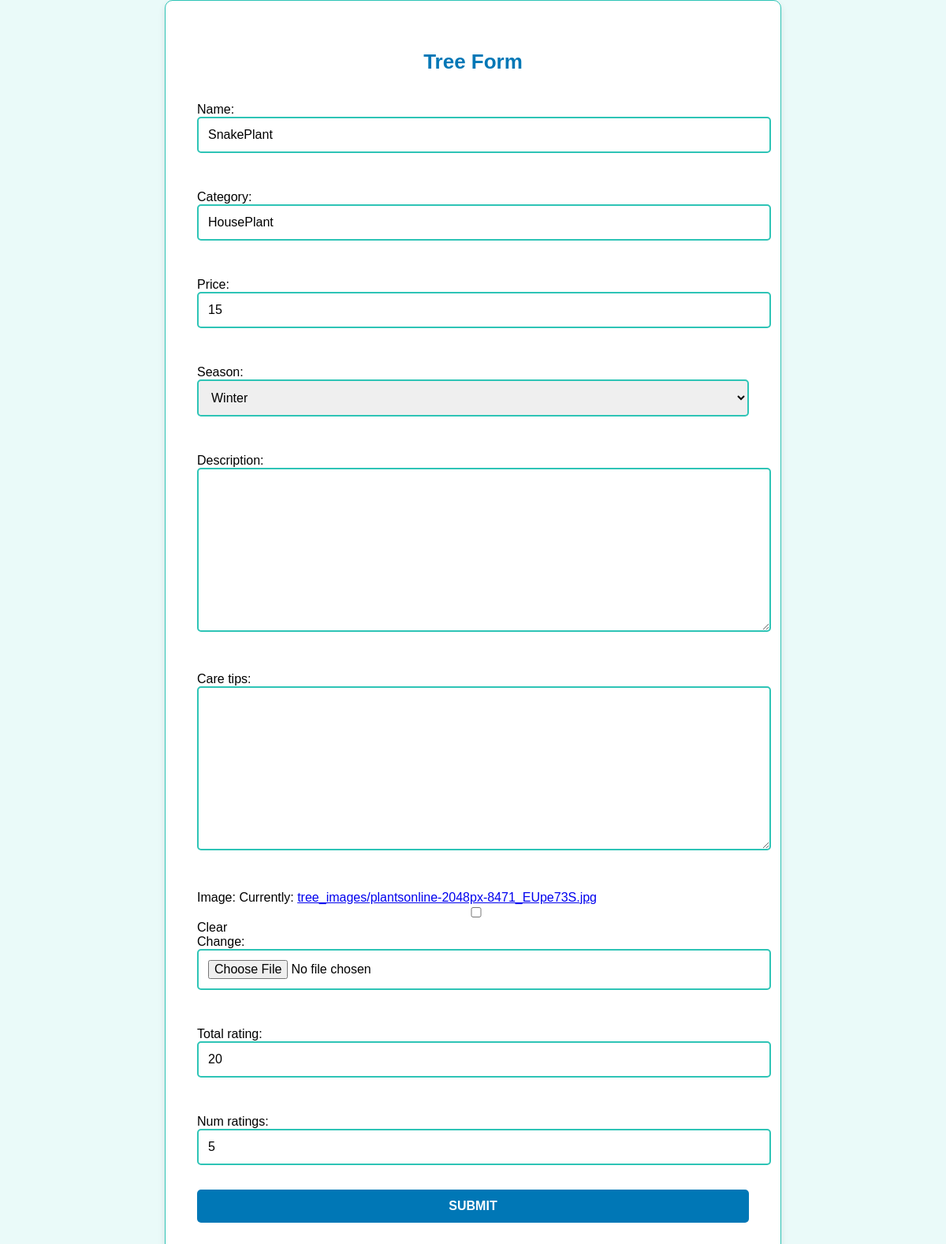
The page /trees/update-tree/1 on the database as committed earlier.
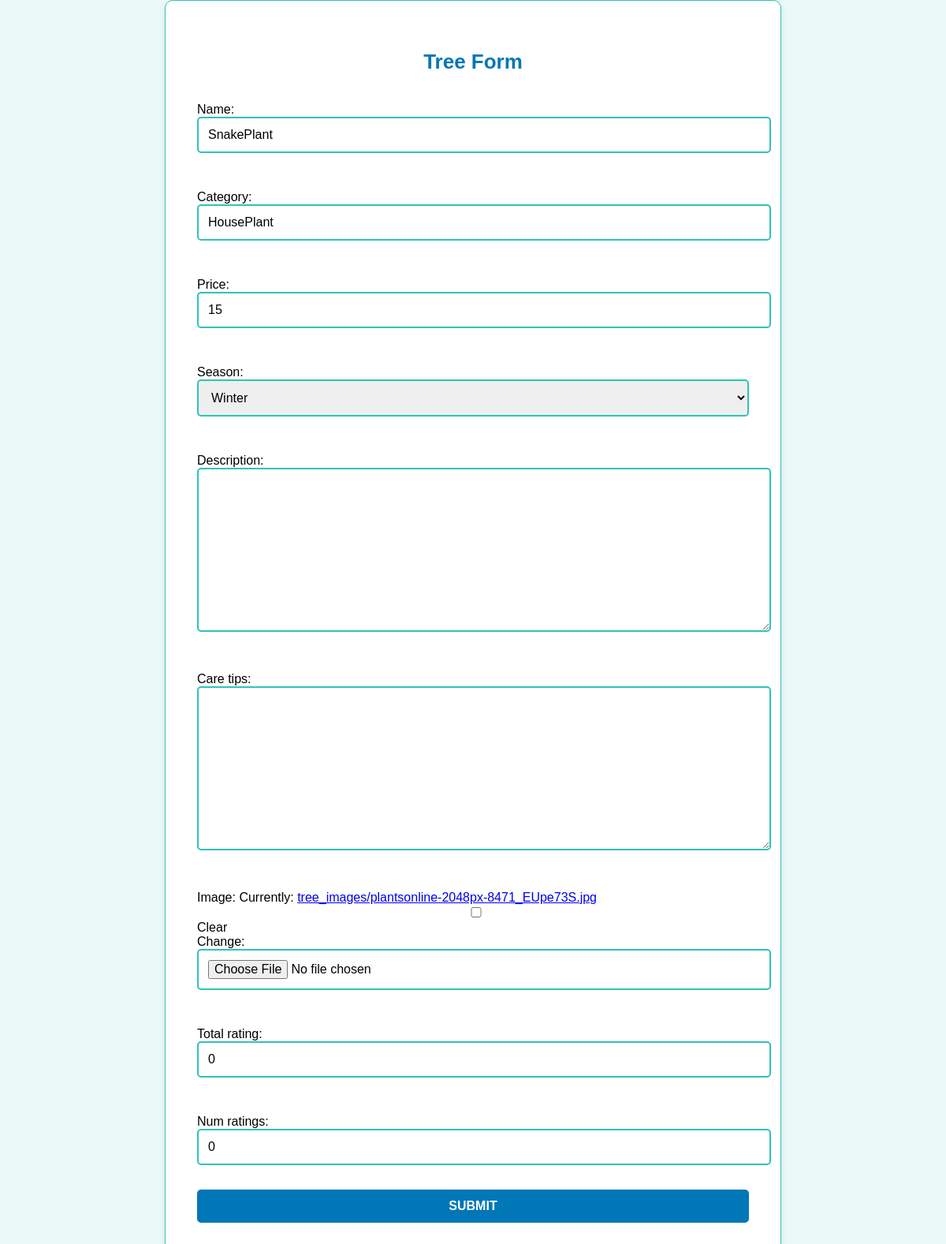
The same page on the database as committed later.
### trees/models.py (models this page shows, shortened)
class Tree(models.Model):
    SEASON_CHOICES = [
        ('summer', 'Summer'),
        ('winter', 'Winter'),
        ('spring', 'Spring'),
        ('autumn', 'Autumn'),
        ('other', 'Other'),
    ]
    name = models.CharField(max_length=100)
    category = models.CharField(max_length=100)
    price = models.IntegerField(default=0)
    season = models.CharField(max_length=20, choices=SEASON_CHOICES, default='other')
    description = models.TextField(blank=True, null=True)  # Optional description field
    care_tips = models.TextField(blank=True, null=True)  # Optional care tips field
    image = models.ImageField(upload_to='tree_images/', null=True, blank=True)
    total_rating = models.IntegerField(default=0)  # Field to store total rating points
    num_ratings = models.PositiveIntegerField(default=0)

### trees/views.py (the view)
# urls.py: path('update-tree/<int:t_id>', views.update_tree, name='update-tree'),
def update_tree(request, t_id):
    tree_instance = get_object_or_404(Tree, pk=t_id)  # Handle 404 if tree not found
    if request.method == "POST":
        form = TreeForm(request.POST, request.FILES, instance=tree_instance)
        if form.is_valid():
            form.save()
            return redirect('tree_list')
        else:
            print("Form Errors:", form.errors)
    else:
        form = TreeForm(instance=tree_instance)
    return render(request, 'treeform.html', {'form': form})

### trees/forms.py
class TreeForm(forms.ModelForm):
    class Meta:
        model = Tree
        fields = '__all__'

### templates/treeform.html (shortened to what this page needs)
<!DOCTYPE html>
<html lang="en">
<head>
</head>
<body>
    <div class="form-container">
        <h2 class="form-title">Tree Form</h2>
        <form method="post" enctype="multipart/form-data">
            {{ form.as_p }}
            <button type="submit" class="btn-submit">Submit</button>
        </form>
    </div>
</body>
</html>

Rows that differ between the two databases and show on the page:
changed Tree "SnakePlant": total_rating "20" → "0"; num_ratings "5" → "0"
